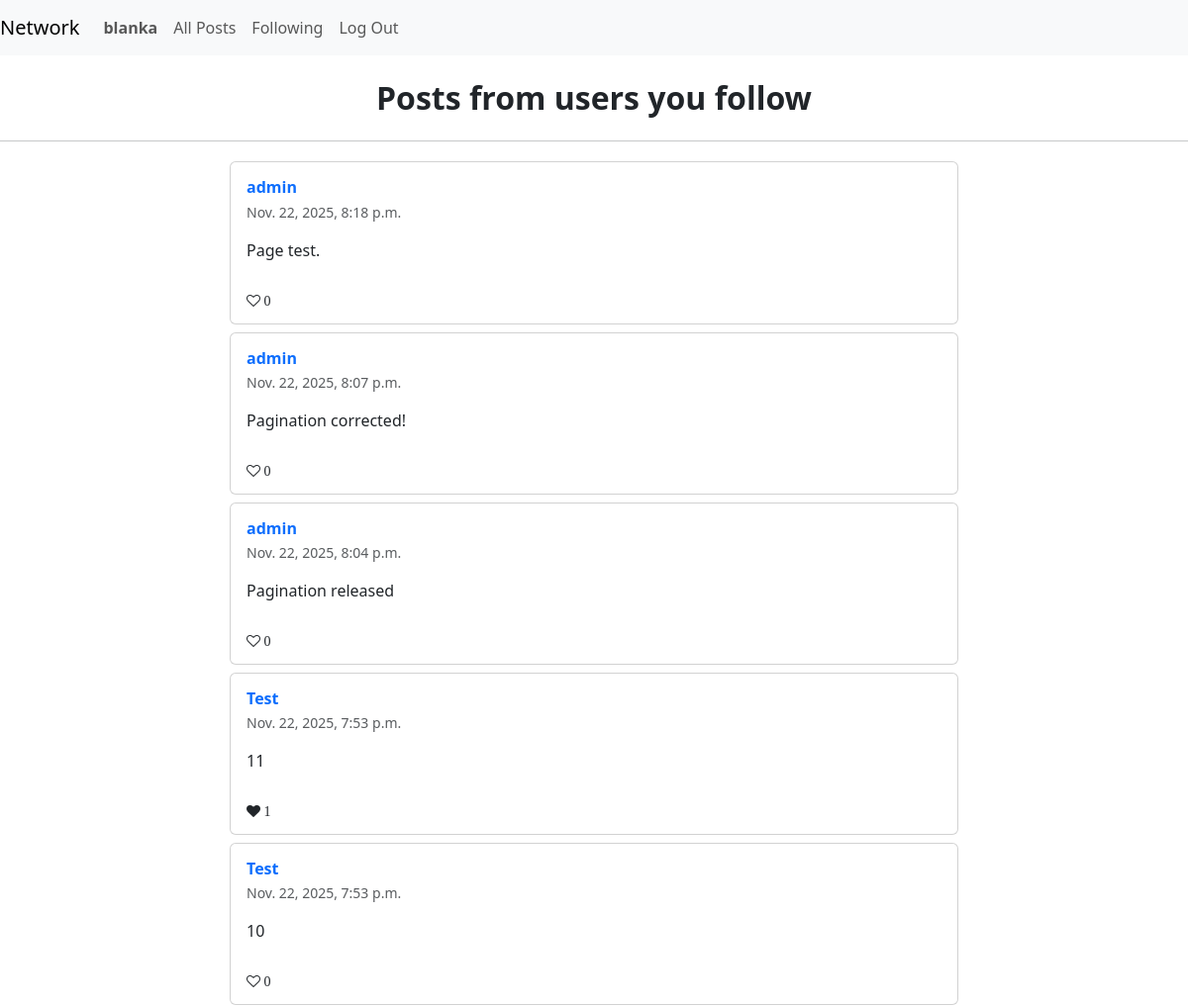
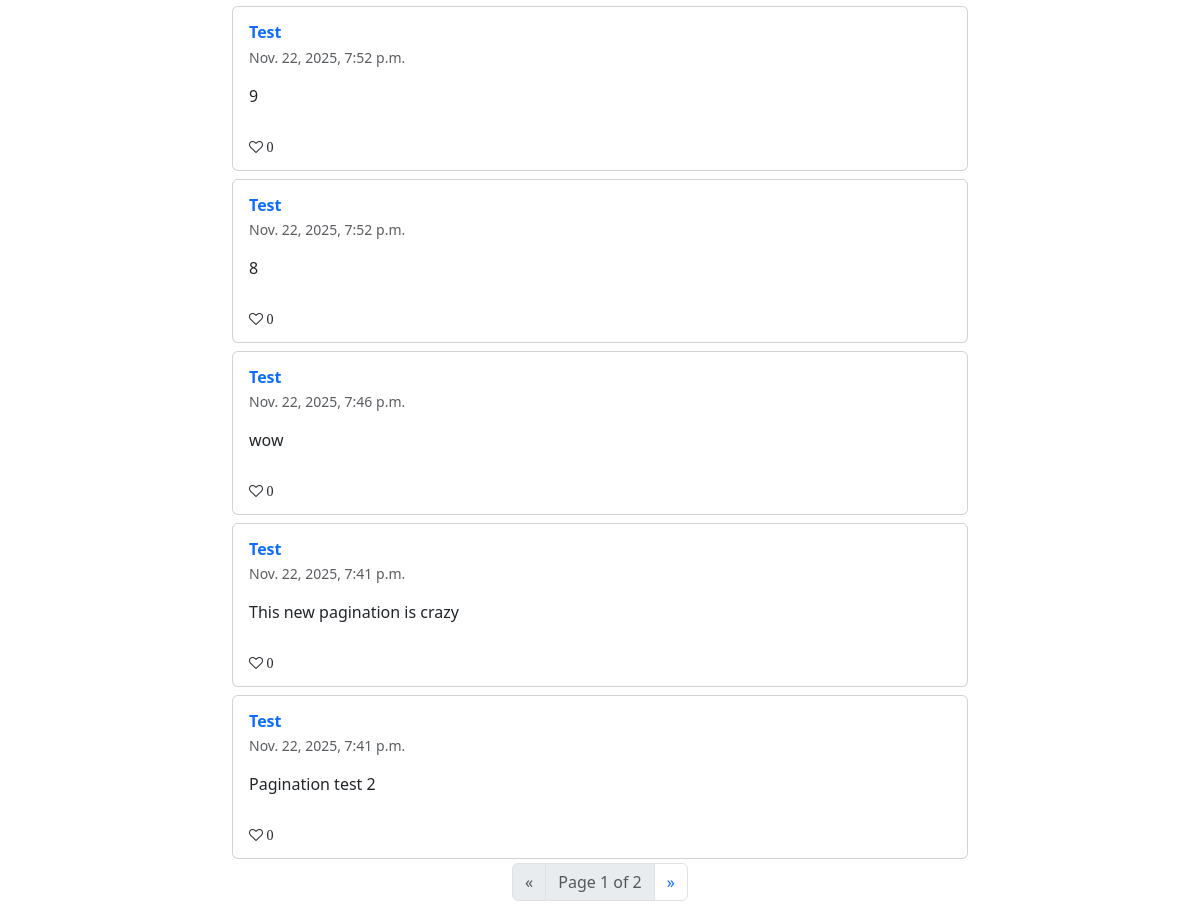
Screenshot of /following_page (signed in) with the database file from the repository (2 pictures, top to bottom).
### network/models.py (models this page shows, shortened)
class User(AbstractUser):
    pass

class Posts(models.Model):
    creator = models.ForeignKey(User, on_delete=models.CASCADE)
    message = models.TextField()
    created_at = models.DateTimeField(auto_now_add=True)
    likes = models.ManyToManyField(User, related_name="liked_posts", blank=True)

### network/views.py (the view)
# urls.py: path("following_page", views.following_page, name="following_page")
def following_page(request):
    followed_users = Follow.objects.filter(follower=request.user).values_list("following", flat=True)
    posts = Posts.objects.filter(creator__in=followed_users).order_by("-created_at")
    paginator = Paginator(posts, 10)
    page_number = request.GET.get('page')
    page_obj = paginator.get_page(page_number)
    return render(request, "network/following.html", {
        "posts": page_obj,
    })

### network/templates/network/following.html (shortened to what this page needs)
{% extends "network/layout.html" %}
{% block body %}
    <div class="text-center my-4">
        <h2 class="fw-bold">Posts from users you follow</h2>
    </div>
    <hr>
    <div id="posts-container">
        {% if posts %}
            {% for post in posts %}
                <div class="container py-1">
                    <div class="row d-flex justify-content-center">
                        <div class="col-md-12 col-lg-10 col-xl-8">
                            <div class="card" data-postid="{{post.id}}">
                                <div class="card-body">
                                    <div class="d-flex flex-start align-items-center">
                                        <div>
                                            <a href="{% url 'profile' post.creator.username %}" style="text-decoration: none;"><h6 class="fw-bold text-primary mb-1">{{post.creator}}</h6></a>
                                            <p class="text-muted small mb-0">
                                            {{post.created_at}}
                                            </p>
                                        </div>
                                    </div>
                                    <p class="mt-3 mb-4 pb-2">
                                        {{post.message}}
                                    </p>
                                    {% if user.is_authenticated %}
                                    <div class="d-flex justify-content-between align-items-center small">
                                        {% if request.user in post.likes.all %}
                                            <i class="fa fa-heart" aria-hidden="true"> {{post.likes.count}}</i>
                                        {% elif not request.user in post.likes.all %}
                                            <i class="fa fa-heart-o" aria-hidden="true"> {{post.likes.count}}</i>
                                        {% endif %}
                                    </div>
                                    {% endif %}
                                </div>
                            </div>
                        </div>
                    </div>
                </div>
            {% endfor %}
            <nav aria-label="Page navigation example">
            <ul class="pagination justify-content-center">
                {% if posts.has_previous %}
                <li class="page-item">
                    <a class="page-link" href="?page={{ posts.previous_page_number }}" aria-label="Previous">
                    <span aria-hidden="true">&laquo;</span>
                    <span class="visually-hidden">Previous</span>
                    </a>
                </li>
                {% else %}
                <li class="page-item disabled">
                    <span class="page-link" aria-label="Previous">
                    <span aria-hidden="true">&laquo;</span>
                    </span>
                </li>
                {% endif %}
                <li class="page-item disabled">
                <span class="page-link">
                    Page {{ posts.number }} of {{ posts.paginator.num_pages }}
                </span>
                </li>
                {% if posts.has_next %}
                <li class="page-item">
                    <a class="page-link" href="?page={{ posts.next_page_number }}" aria-label="Next">
                    <span aria-hidden="true">&raquo;</span>
                    </a>
                </li>
                {% endif %}
            </ul>
            </nav>
        {% else %}
            <div class="text-center my-4">
                <h5 class="fw-bold">No posts from pople you follow.</h5>
            </div>
        {% endif %}
    </div>
{% endblock %}

### network/templates/network/layout.html (shortened to what this page needs)
{% load static %}
<!DOCTYPE html>
<html lang="en">
    <head>
        <link href="https://cdn.jsdelivr.net/npm/bootstrap@5.3.8/dist/css/bootstrap.min.css" rel="stylesheet">
        <link href="{% static 'network/styles.css' %}" rel="stylesheet">
        <link rel="stylesheet" href="https://cdnjs.cloudflare.com/ajax/libs/font-awesome/4.7.0/css/font-awesome.min.css">
    </head>
    <body>
        <nav class="navbar navbar-expand-lg navbar-light bg-light">
            <a class="navbar-brand" href="{% url 'index'%}">Network</a>
            <div>
              <ul class="navbar-nav mr-auto">
                {% if user.is_authenticated %}
                    <li class="nav-item">
                        <a class="nav-link" href="{% url 'profile' user.username %}"><strong>{{ user.username }}</strong></a>
                    </li>
                {% endif %}
                <li class="nav-item">
                  <a class="nav-link" href="{% url 'index' %}">All Posts</a>
                </li>
                {% if user.is_authenticated %}
                    <li class="nav-item">
                        <a class="nav-link" href="{% url 'following_page' %}">Following</a>
                    </li>
                    <li class="nav-item">
                        <a class="nav-link" href="{% url 'logout' %}">Log Out</a>
                    </li>
                {% endif %}
              </ul>
            </div>
          </nav>
        <div class="body">
            {% block body %}
            {% endblock %}
        </div>
    </body>
</html>

### rows the page displays
User: username "blanka"
Posts: creator "admin", created_at "Nov. 22, 2025, 8:18 p.m.", message "Page test.", likes.count "0"
Posts: creator "admin", created_at "Nov. 22, 2025, 8:07 p.m.", message "Pagination corrected!", likes.count "0"
Posts: creator "admin", created_at "Nov. 22, 2025, 8:04 p.m.", message "Pagination released", likes.count "0"
Posts: creator "Test", created_at "Nov. 22, 2025, 7:53 p.m.", message "11", likes.count "1"
Posts: creator "Test", created_at "Nov. 22, 2025, 7:53 p.m.", message "10", likes.count "0"
Posts: creator "Test", created_at "Nov. 22, 2025, 7:52 p.m.", message "9", likes.count "0"
Posts: creator "Test", created_at "Nov. 22, 2025, 7:52 p.m.", message "8", likes.count "0"
Posts: creator "Test", created_at "Nov. 22, 2025, 7:46 p.m.", message "wow", likes.count "0"
Posts: creator "Test", created_at "Nov. 22, 2025, 7:41 p.m.", message "This new pagination is crazy", likes.count "0"
Posts: creator "Test", created_at "Nov. 22, 2025, 7:41 p.m.", message "Pagination test 2", likes.count "0"

### other values shown
{{ posts.number }} "1"
{{ posts.paginator.num_pages }} "2"
